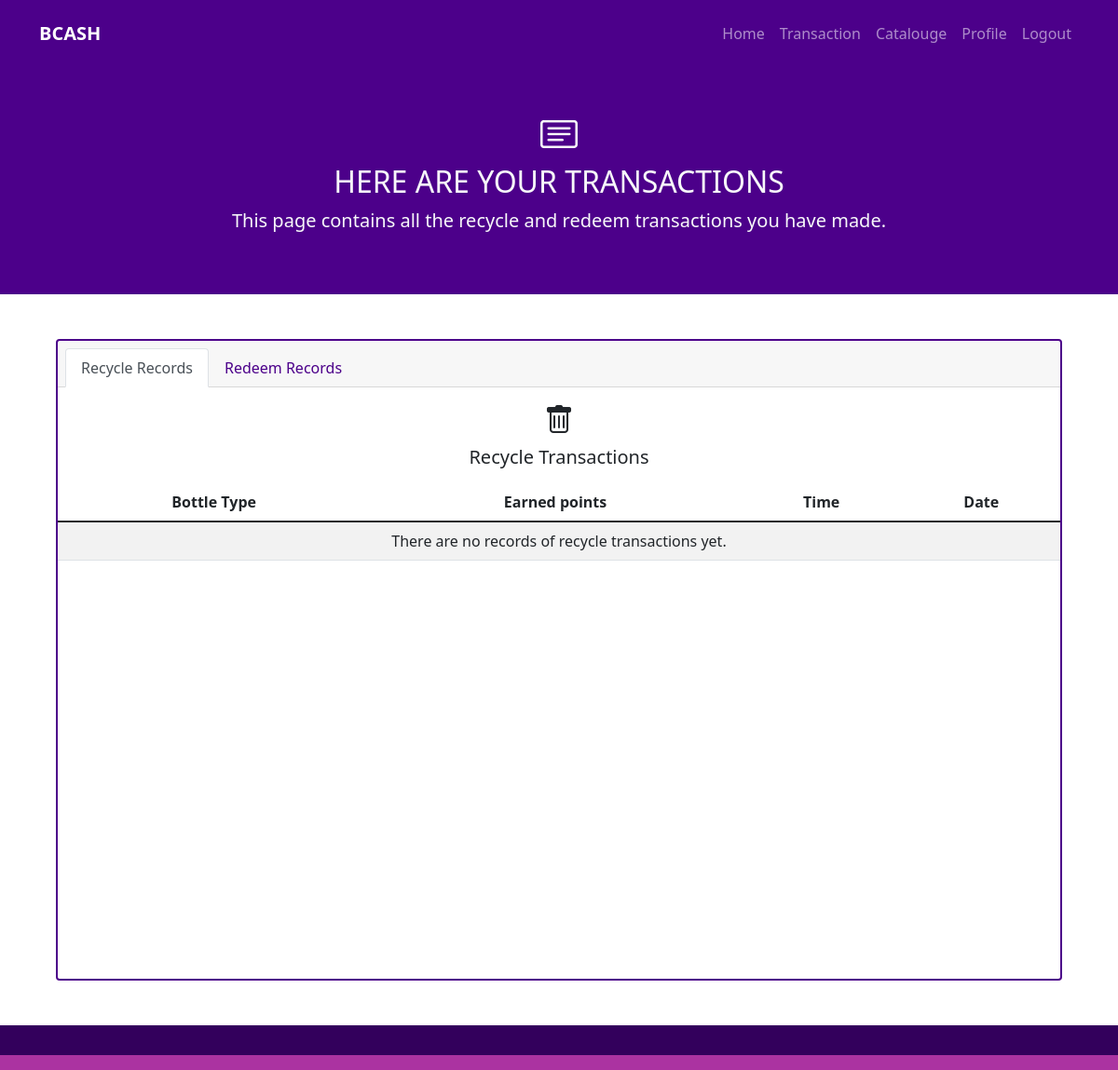
Before: /transac.php (signed in) with the older database file.
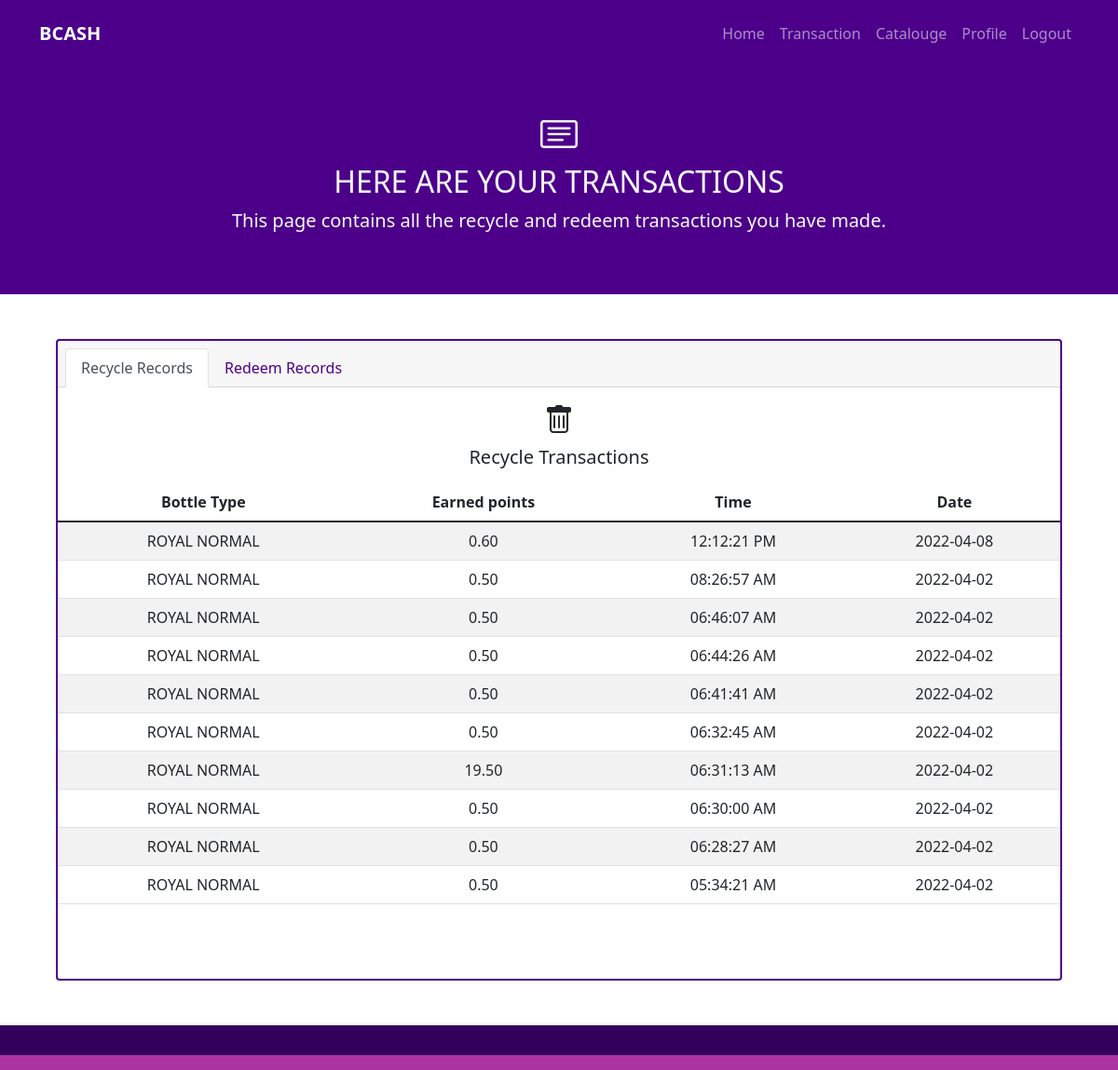
After: the same page with the newer database file.
### tables this page shows
CREATE TABLE `recycle_transaction` (
  `trans_id` int(50) NOT NULL,
  `acc_id` int(50) NOT NULL,
  `bottles` varchar(50) NOT NULL,
  `bottle_id` int(50) NOT NULL,
  `points_earned` decimal(50,2) NOT NULL,
  `recycle_trans_time` datetime NOT NULL,
  `day_id` int(50) NOT NULL,
  `bottle_count` int(100) NOT NULL
);

### mydb.php (called while the page is built, shortened)
<?php
class myDb {
    private $link;
    function __construct(){
        $this->host = "localhost";
        $this->username = "root";
        $this->password = "";
        $this->database = "bcash";
        $this->link = mysqli_connect($this->host, $this->username, $this->password, $this->database);
    }
    public function get_Recycle_trans($acc_id,$admin){
        $records = array();
        if($admin == 1){
            $sql = $this->link->prepare("SELECT * FROM recycle_transaction ORDER BY recycle_trans_time DESC");
            $sql->execute();
            $result = $sql->get_result();
            if($result->num_rows > 0){
                while($row = $result->fetch_assoc()){
                    $records[] = [
                        'trans_id' => $row['trans_id'],
                        'bottles' => $row['bottles'],
                        'acc_id' => $row['acc_id'],
                        'points_earned' => $row['points_earned'],
                        'trans_time' => $row['recycle_trans_time']
                    ];
                }
            }
            else{
                $records = null;
            }
        }
        else{
            $sql = $this->link->prepare("SELECT * FROM recycle_transaction WHERE acc_id = ? ORDER BY recycle_trans_time DESC");
            $acc_id = mysqli_real_escape_string($this->link, $acc_id);
            $sql->bind_param("i", $acc_id);
            $sql->execute();
            $result = $sql->get_result();
            if($result->num_rows > 0){
                while($row = $result->fetch_assoc()){
                    $records[] = [
                        'trans_id' => $row['trans_id'],
                        'bottles' => $row['bottles'],
                        'points_earned' => $row['points_earned'],
                        'trans_time' => $row['recycle_trans_time']
                    ];
                }
            }
            else{
                $records = null;
            }
        }
        return $records;
    }
}

### transac.php (the view, shortened to what the changed rows need)
<?php
    require "mydb.php";
    $mydb = new myDb;
    if(isset($_SESSION['acc_id']) && isset($_SESSION['admin'])){
        $acc_id = $_SESSION['acc_id'];
        $admin = $_SESSION['admin'];
    }
    else{
        $acc_id = null;
    }
?>
<!doctype html>
<html lang="en">
  <head>
    <link href="sass/main.css" rel="stylesheet">
    <link rel="stylesheet" href="https://cdn.jsdelivr.net/npm/bootstrap-icons@1.3.0/font/bootstrap-icons.css">
    <link rel="stylesheet" type="text/css" href="css/style.css">
  </head>
  <body>
    <section class="bg-primary text-light p-5 text-center">
        <div class="container">
            <div class="align-items-center">
                <div>
                    <h2>HERE ARE YOUR TRANSACTIONS</h2>
                </div>
            </div>
        </div>
    </section>
    <section class="p-5">
        <div class="container">
            <div class="card text-center border border-2 border-primary">
                <div class="card-body px-0">
                    <p class="card-text">
                        <div class="infocontent">
                            <div class="scroll">
                                <table class="table table-striped">
                                    <thead>
                                        <tr>
                                            <th scope="col">Bottle Type</th>
                                            <th scope="col">Earned points</th>
                                            <th scope="col">Time</th>
                                            <th scope="col">Date</th>
                                        </tr>
                                    </thead>
                                    <tbody class="align-middle">
                                    <?php
                                        $redeem_records = $mydb->get_Recycle_trans($acc_id,$admin);
                                        if(isset($redeem_records)){
                                            foreach($redeem_records as $rows){
                                                $bottle_name = $rows['bottles'];
                                                $points_earned = $rows['points_earned'];
                                                $date = date("Y-m-d",strtotime($rows['trans_time']));
                                                $time = date("h:i:s A",strtotime($rows['trans_time']));
                                                echo '<tr>';
                                                echo '<td>'.$bottle_name.'</td>';
                                                echo '<td>'.$points_earned .'</td>';
                                                echo '<td>'.$time.'</td>';
                                                echo '<td>'.$date.'</td>';
                                                echo '</tr>';
                                            }
                                        }
                                        else{
                                            echo '<tr>';
                                            echo '<td colspan="4">There are no records of recycle transactions yet.</td>';
                                            echo '</tr>';
                                        }
                                    ?>
                                    </tbody>
                                </table>
                            </div>
                        </div>
                    </p>
                </div>
            </div>
        </div>
    </section>
  </body>
</html>

Changed rows visible on the page:
added recycle_transaction: bottles "ROYAL NORMAL", points_earned "0.60", recycle_trans_time "12:12:21 PM", recycle_trans_time "2022-04-08"
added recycle_transaction: bottles "ROYAL NORMAL", points_earned "0.50", recycle_trans_time "08:26:57 AM", recycle_trans_time "2022-04-02"
added recycle_transaction: bottles "ROYAL NORMAL", points_earned "0.50", recycle_trans_time "06:46:07 AM", recycle_trans_time "2022-04-02"
added recycle_transaction: bottles "ROYAL NORMAL", points_earned "0.50", recycle_trans_time "06:44:26 AM", recycle_trans_time "2022-04-02"
added recycle_transaction: bottles "ROYAL NORMAL", points_earned "0.50", recycle_trans_time "06:41:41 AM", recycle_trans_time "2022-04-02"
added recycle_transaction: bottles "ROYAL NORMAL", points_earned "0.50", recycle_trans_time "06:32:45 AM", recycle_trans_time "2022-04-02"
added recycle_transaction: bottles "ROYAL NORMAL", points_earned "19.50", recycle_trans_time "06:31:13 AM", recycle_trans_time "2022-04-02"
added recycle_transaction: bottles "ROYAL NORMAL", points_earned "0.50", recycle_trans_time "06:30:00 AM", recycle_trans_time "2022-04-02"
added recycle_transaction: bottles "ROYAL NORMAL", points_earned "0.50", recycle_trans_time "06:28:27 AM", recycle_trans_time "2022-04-02"
added recycle_transaction: bottles "ROYAL NORMAL", points_earned "0.50", recycle_trans_time "05:34:21 AM", recycle_trans_time "2022-04-02"
Other visible differences:
text no longer shown: "There are no records of recycle transactions yet."
